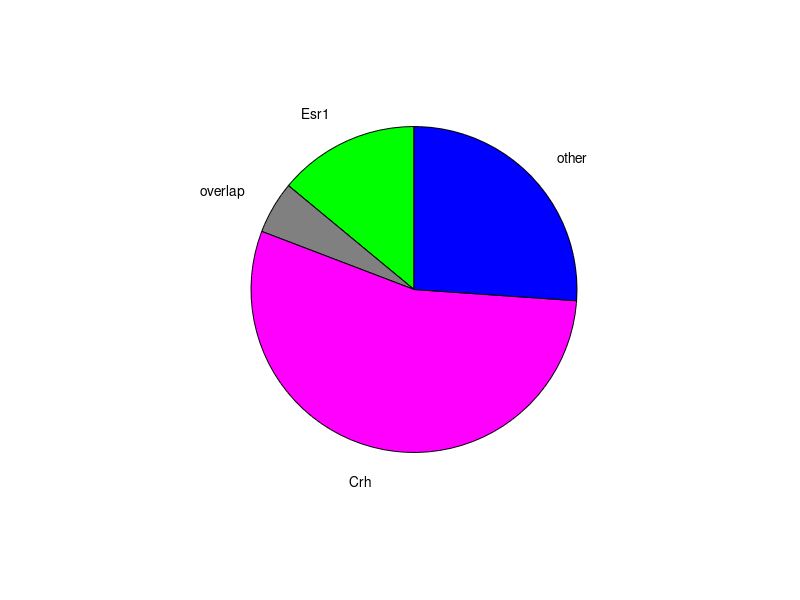

Source code (MATLAB):
%plot PMC Esr vs. Crh pie chart
% totalNissl = 1000;
% esr = 250;
% crh = 500;
% overlap = 50;
% esrOnlyPercent = (esr - overlap)/totalNissl;
% crhOnlyPrecent = (crh - overlap)/totalNissl;
% overlapPercent = overlap/totalNissl;
% otherPercent = 1 - esrOnlyPercent - crhOnlyPrecent - overlapPercent;
esrOnlyPercent = .192-.052;
crhOnlyPrecent = .599-.052;
overlapPercent = .052;
otherPercent = 1 - .192 - .599 + .052;

labels = {'Esr1','overlap','Crh', 'other'};
slices = [esrOnlyPercent overlapPercent crhOnlyPrecent otherPercent];

fontSz = 20;

hPmcPieChart = figure;
pie(slices,labels)
colormap([0 1 0; .5 .5 .5; 1 0 1; 0 0 1])      %green, grey, magenta, blue



% axis equal, axis off
% A = [totalNissl esr crh]; I = [esr crh overlap 0];
% %For three-circle venn diagrams, A is a three element vector [c1 c2 c3], 
% %and I is a four element vector [i12 i13 i23 i123], specifiying the 
% %two-circle intersection areas i12, i13, i23, and the three-circle
% %intersection i123.
% venn(A,I,'FaceColor',{'b','g','m'},'FaceAlpha',{0.5,0.5,0.5},'EdgeColor','black')
% 
% 


